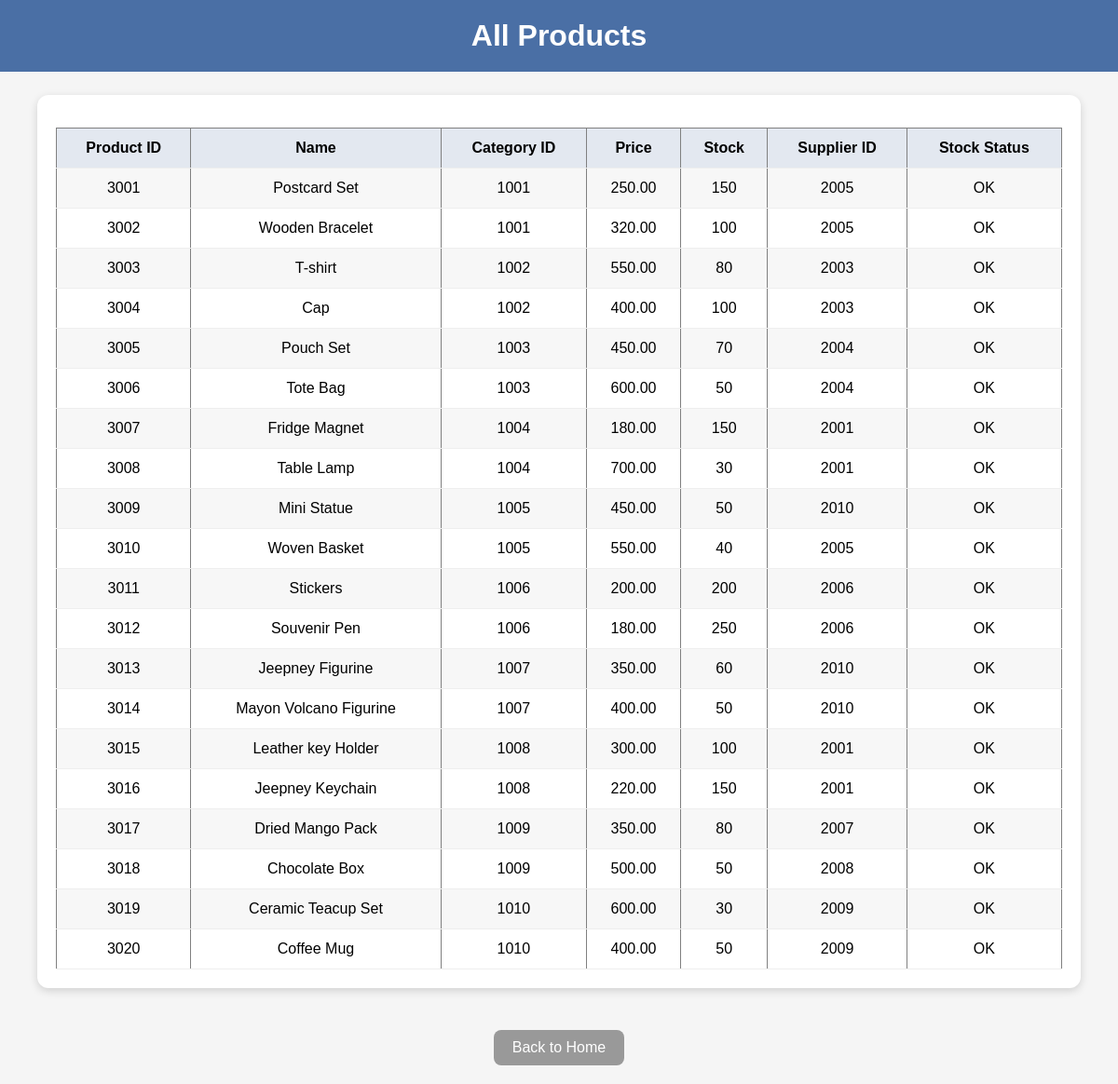
Page /bin/gui/viewproducts.php on the committed database.
### tables this page shows
CREATE TABLE products (
    product_id INT AUTO_INCREMENT PRIMARY KEY,
    product_name VARCHAR(100) NOT NULL,
    category_id INT,
    price DECIMAL(10,2) NOT NULL,
    quantity_in_stock INT NOT NULL,
    supplier_id INT,
    FOREIGN KEY (category_id) REFERENCES categories(category_id),
    FOREIGN KEY (supplier_id) REFERENCES suppliers(supplier_id)
) AUTO_INCREMENT = 3001;

### bin/gui/viewproducts.php (the view, shortened to what this page needs)
<?php include("database.php"); ?>
<!DOCTYPE html>
<html lang="en">
<head>
</head>
<body>
    <h1>All Products</h1>
    <div class="table-container">
    <table border="1" cellpadding="6">
        <tr>
            <th>Product ID</th>
            <th>Name</th>
            <th>Category ID</th>
            <th>Price</th>
            <th>Stock</th>
            <th>Supplier ID</th>
            <th>Stock Status</th>
        </tr>
        <?php
            $query = "SELECT * FROM products";
            $result = mysqli_query($conn, $query);
            $low_stock_threshold = 20;
            while ($row = mysqli_fetch_assoc($result)) {
                $stock_status = ($row['quantity_in_stock'] <= $low_stock_threshold)
                                ? "<span class='stock-low'>Low</span>"
                                : "OK";
                echo "<tr>";
                echo "<td>".$row['product_id']."</td>";
                echo "<td>".$row['product_name']."</td>";
                echo "<td>".$row['category_id']."</td>";
                echo "<td>".$row['price']."</td>";
                echo "<td>".$row['quantity_in_stock']."</td>";
                echo "<td>".$row['supplier_id']."</td>";
                echo "<td>".$stock_status."</td>";
                echo "</tr>";
            }
        ?>
    </table>
    </div>
    <a href="index.php" class="back-link">Back to Home</a>
</body>
</html>

### bin/gui/viewproducts.php (style rules this page uses)
body { font-family: Arial, sans-serif; background: #f5f5f5; margin: 0; padding: 0; text-align: center; }
h1 { background: #4a6fa5; color: white; padding: 20px 0; margin: 0; font-size: 32px; }
.table-container { width: 90%; margin: 25px auto; background: white; padding: 20px; border-radius: 12px; box-shadow: 0px 3px 10px rgba(0,0,0,0.15); }
table { width: 100%; border-collapse: collapse; margin-top: 15px; }
th, td { padding: 12px; border-bottom: 1px solid #eee; }
th { background: #e3e8f0; font-weight: bold; }
tr:nth-child(even) { background: #f7f7f7; }
.back-link { display: inline-block; margin: 20px auto; padding: 10px 20px; background: #999; color: white; text-decoration: none; border-radius: 8px; transition: 0.2s; }

### rows in the picture
products: product_id "3001", product_name "Postcard Set", category "1001", price "250.00", quantity_in_stock "150", supplier "2005", shows "OK"
products: product_id "3002", product_name "Wooden Bracelet", category "1001", price "320.00", quantity_in_stock "100", supplier "2005", shows "OK"
products: product_id "3003", product_name "T-shirt", category "1002", price "550.00", quantity_in_stock "80", supplier "2003", shows "OK"
products: product_id "3004", product_name "Cap", category "1002", price "400.00", quantity_in_stock "100", supplier "2003", shows "OK"
products: product_id "3005", product_name "Pouch Set", category "1003", price "450.00", quantity_in_stock "70", supplier "2004", shows "OK"
products: product_id "3006", product_name "Tote Bag", category "1003", price "600.00", quantity_in_stock "50", supplier "2004", shows "OK"
products: product_id "3007", product_name "Fridge Magnet", category "1004", price "180.00", quantity_in_stock "150", supplier "2001", shows "OK"
products: product_id "3008", product_name "Table Lamp", category "1004", price "700.00", quantity_in_stock "30", supplier "2001", shows "OK"
products: product_id "3009", product_name "Mini Statue", category "1005", price "450.00", quantity_in_stock "50", supplier "2010", shows "OK"
products: product_id "3010", product_name "Woven Basket", category "1005", price "550.00", quantity_in_stock "40", supplier "2005", shows "OK"
products: product_id "3011", product_name "Stickers", category "1006", price "200.00", quantity_in_stock "200", supplier "2006", shows "OK"
products: product_id "3012", product_name "Souvenir Pen", category "1006", price "180.00", quantity_in_stock "250", supplier "2006", shows "OK"
products: product_id "3013", product_name "Jeepney Figurine", category "1007", price "350.00", quantity_in_stock "60", supplier "2010", shows "OK"
products: product_id "3014", product_name "Mayon Volcano Figurine", category "1007", price "400.00", quantity_in_stock "50", supplier "2010", shows "OK"
products: product_id "3015", product_name "Leather key Holder", category "1008", price "300.00", quantity_in_stock "100", supplier "2001", shows "OK"
products: product_id "3016", product_name "Jeepney Keychain", category "1008", price "220.00", quantity_in_stock "150", supplier "2001", shows "OK"
products: product_id "3017", product_name "Dried Mango Pack", category "1009", price "350.00", quantity_in_stock "80", supplier "2007", shows "OK"
products: product_id "3018", product_name "Chocolate Box", category "1009", price "500.00", quantity_in_stock "50", supplier "2008", shows "OK"
products: product_id "3019", product_name "Ceramic Teacup Set", category "1010", price "600.00", quantity_in_stock "30", supplier "2009", shows "OK"
products: product_id "3020", product_name "Coffee Mug", category "1010", price "400.00", quantity_in_stock "50", supplier "2009", shows "OK"
